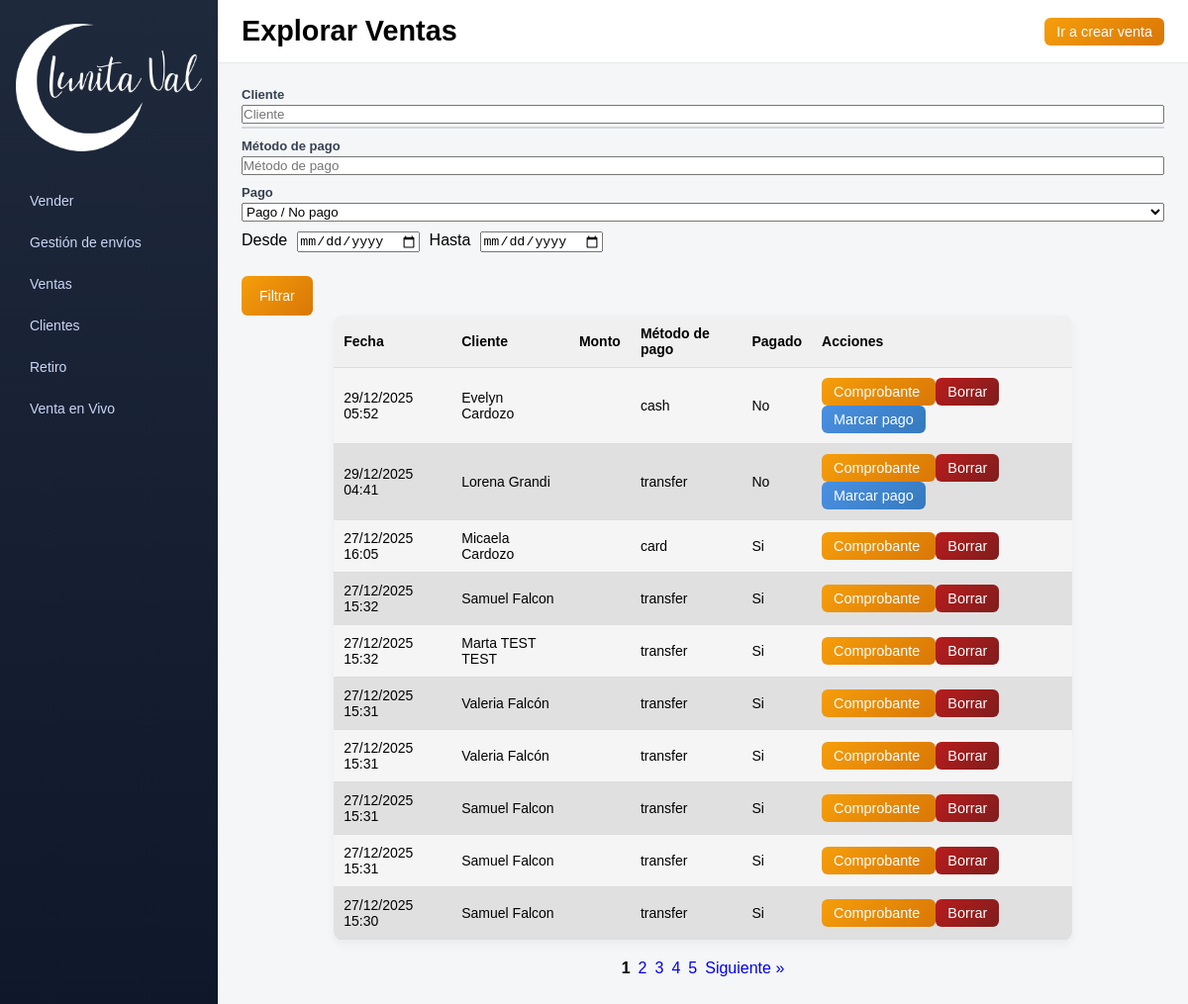
The app's page /sales/explore, older data.
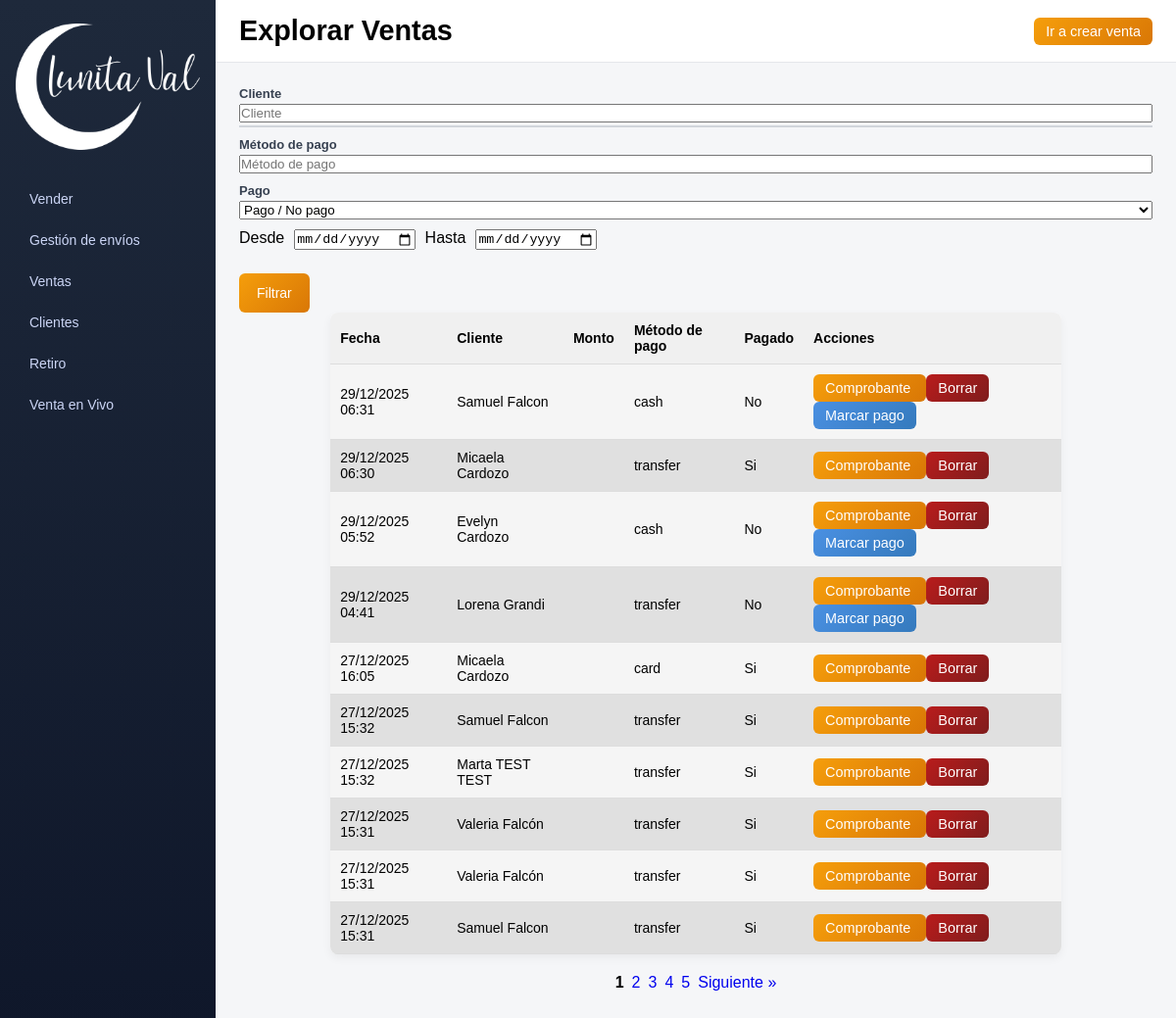
The same page, newer data.
### app/models/sale.py (models this page shows)
class Sale(db.Model):
    __tablename__ = "sales"
    id = db.Column(db.Integer, primary_key=True)
    customer_id = db.Column(db.Integer, db.ForeignKey("customers.id"), nullable=False)
    amount = db.Column(db.Numeric(10, 2), nullable=False)
    payment_method = db.Column(db.String(20), nullable=False)
    paid = db.Column(db.Boolean, default=False)
    notes = db.Column(db.Text)
    sale_date = db.Column(db.DateTime, default=datetime.utcnow)
    created_at = db.Column(db.DateTime, default=datetime.utcnow)
    has_shipping = db.Column(db.Boolean, default=False)
    shipping_date = db.Column(db.Date, nullable=True)
    sales_channel = db.Column(db.String(20), nullable=False)
    is_cash = db.Column(db.Boolean, default=False, nullable=False)
    has_change = db.Column(db.Boolean, default=False, nullable=False)
    customer = db.relationship("Customer", back_populates="sales")

### app/models/customer.py (models this page shows)
class Customer(db.Model):
    __tablename__ = "customers"
    id = db.Column(db.Integer, primary_key=True)
    first_name = db.Column(db.String(100), nullable=False)
    last_name = db.Column(db.String(100), nullable=False)
    address = db.Column(db.String(255), nullable=False)
    city = db.Column(db.String(100), nullable=False)
    phone = db.Column(db.String(50), nullable=False)
    description = db.Column(db.Text)
    created_at = db.Column(db.DateTime, default=datetime.utcnow)
    sales = db.relationship(
        "Sale",
        back_populates="customer",
        lazy=True,
        cascade="all, delete-orphan"
    )

### app/routes/sales.py (the view)
@sales_bp.get("/explore")
def explore_sales_page():
    filters = {
        "customer": request.args.get("customer", ""),
        "payment_method": request.args.get("payment_method", ""),
        "paid": request.args.get("paid", ""),
        "date_from": request.args.get("date_from", ""),
        "date_to": request.args.get("date_to", ""),
        "page": int(request.args.get("page", 1))
    }
    data = explore_sales(filters)  # llamamos al servicio
    return render_template(
        "explore_sales.html",
        sales=data["sales"],
        page=data["page"],
        per_page=data["per_page"],
        total_sales=data["total_sales"],
        total_pages=data["total_pages"],
        filters=filters
    )

### templates/explore_sales.html (shortened to what this page needs)
<!DOCTYPE html>
<html lang="es">
<head>
    <link rel="stylesheet" href="{{ url_for('static', filename='css/style.css') }}">
</head>
<body>
<div class="layout">
    <aside class="sidebar">
        <div class="logo">
            <a href="{{ url_for('index') }}" class="logo-link">
                <img src="{{ url_for('static', filename='images/logoinvert.png') }}"
                     alt="Logo Lunita Val"
                     class="logo">
            </a>
        </div>
        <nav class="menu">
            <a href="{{ url_for('index') }}" class="menu_btn">Vender</a>
            <a href="{{ url_for('sales.shipments_view') }}" class="menu_btn">Gestión de envíos</a>
            <a href="{{ url_for('explore_sales') }}" class="menu_btn">Ventas</a>
            <a href="{{ url_for('customers.manage_customers_view') }}" class="menu_btn">Clientes</a>
            <a href="{{ url_for('index') }}" class="menu_btn">Retiro</a>
            <a href="{{ url_for('index') }}" class="menu_btn">Venta en Vivo</a>
        </nav>
    </aside>
    <div class="main-content">
        <header class="header">
            <h1 class="view-title">Explorar Ventas</h1>
            <a href="{{ url_for('index') }}" class="btn">
                Ir a crear venta
            </a>
        </header>
        <main class="content">
            <div class="content-column">
                <section class="form-panel">
                    <form class="filters" method="get">
                        <div class="form-group autocomplete-wrapper">
                            <label>Cliente</label>
                            <input type="text"
                                   name="customer"
                                   id="customer-input"
                                   placeholder="Cliente"
                                   autocomplete="off"
                                   value="{{ filters.customer }}">
                            <div id="customer-suggestions" class="suggestions"></div>
                        </div>
                        <div class="form-group">
                            <label>Método de pago</label>
                            <input type="text"
                                   name="payment_method"
                                   placeholder="Método de pago"
                                   value="{{ filters.payment_method }}">
                        </div>
                        <div class="form-group">
                            <label>Pago</label>
                            <select name="paid">
                                <option value="">Pago / No pago</option>
                            </select>
                        </div>
                        <div class="form-options">
                            <label>Desde</label>
                            <input type="date" name="date_from" value="{{ filters.date_from }}">
                            <label>Hasta</label>
                            <input type="date" name="date_to" value="{{ filters.date_to }}">
                        </div>
                        <div class="form-actions">
                            <button type="submit" class="btn">Filtrar</button>
                        </div>
                    </form>
                </section>
                <div class="table-wrapper">
                    <table id="salesTable">
                        <thead>
                            <tr>
                                <th>Fecha</th>
                                <th>Cliente</th>
                                <th>Monto</th>
                                <th>Método de pago</th>
                                <th>Pagado</th>
                                <th>Acciones</th>
                            </tr>
                        </thead>
                        <tbody>
                        {% for s in sales %}
                            <tr>
                                <td>{{ s.created_at.strftime('%d/%m/%Y %H:%M') }}</td>
                                <td>{{ s.customer.first_name }} {{ s.customer.last_name }}</td>
                                <td class="amount" data-amount="{{ s.amount }}"></td>
                                <td>{{ s.payment_method }}</td>
                                <td class="paid-status">{{ "Si" if s.paid else "No" }}</td>
                                <td>
                                    <a href="{{ url_for('pdf.download_sale_label', sale_id=s.id) }}"
                                       target="_blank"
                                       class="btn">
                                        Comprobante
                                    </a>
                                    <button
                                        class="button button-delete"
                                        data-url="{{ url_for('sales.delete_existing_sale', id=s.id) }}">
                                        Borrar
                                    </button>
                                    {% if not s.paid %}
                                    <button
                                        class="btn-pay"
                                        data-sale="{{ s.id }}"
                                        data-url="{{ url_for('sales.mark_sale_paid_endpoint', sale_id=s.id) }}">
                                        Marcar pago
                                    </button>
                                    {% endif %}
                                </td>
                            </tr>
                        {% endfor %}
                        </tbody>
                    </table>
                </div>
                <div class="pagination">
                    {% for p in range(1, total_pages + 1) %}
                        {% if p == page %}
                            <strong>{{ p }}</strong>
                        {% else %}
                            <a href="{{ url_for('sales.explore_sales_page', page=p,
                                customer=filters.customer,
                                payment_method=filters.payment_method,
                                paid=filters.paid,
                                date_from=filters.date_from,
                                date_to=filters.date_to) }}">
                                {{ p }}
                            </a>
                        {% endif %}
                    {% endfor %}
                    {% if page < total_pages %}
                        <a href="{{ url_for('sales.explore_sales_page', page=page+1,
                            customer=filters.customer,
                            payment_method=filters.payment_method,
                            paid=filters.paid,
                            date_from=filters.date_from,
                            date_to=filters.date_to) }}">
                            Siguiente »
                        </a>
                    {% endif %}
                </div>
            </div>
        </main>
    </div>
</div>
</body>
</html>

### static/css/style.css (style rules this page uses)
* { margin: 0; padding: 0; box-sizing: border-box; }
html, body { height: 100%; font-family: Arial, sans-serif; }
.layout { display: flex; width: 100%; height: 100vh; }
a { text-decoration: none; }
.layout { display: flex; height: 100vh; width: 100vw; overflow: hidden; }
.sidebar { width: 15%; min-width: 220px; height: 100vh; background: linear-gradient(to bottom, #1e293b, #0f172a); color: #e5e7eb; padding: 24px 16px; display: flex; flex-direction: column; gap: 32px; }
.sidebar .logo { display: flex; justify-content: center; }
.sidebar .logo img { max-width: 200px; width: 100%; height: auto; }
.sidebar nav { display: flex; flex-direction: column; gap: 6px; }
.sidebar nav a { text-decoration: none; color: #cbd5f5; padding: 10px 14px; border-radius: 8px; font-size: 14px; display: flex; align-items: center; gap: 10px; transition: background 0.2s ease, color 0.2s ease; }
.main-content { width: 85%; display: flex; flex-direction: column; height: 100vh; background-color: #f5f6f8; }
.header { height: 64px; background-color: #ffffff; border-bottom: 1px solid #e5e7eb; display: flex; align-items: center; justify-content: space-between; padding: 0 24px; flex-shrink: 0; }
.view-title { font-size: 1.8rem; font-weight: bold; margin: 0; }
.content { flex: 1; overflow-y: auto; padding: 24px; }
.button, .btn, .btn-pay, .btnNewCustomer, .button-edit, .button-delete { padding: 6px 12px; border: none; border-radius: 6px; font-size: 0.9rem; cursor: pointer; color: white; transition: all 0.2s ease-in-out; }
.button-edit, .btn-pay, .btnNewCustomer { background: linear-gradient(135deg, #4A90E2, #357ABD); }
.button-delete { background: linear-gradient(135deg, #B91C1C, #7F1D1D); }
.button-download, .btn { background: linear-gradient(135deg, #F59E0B, #D97706); }
#salesTable, #customersTable { width: 80%; margin: 0 auto; border-collapse: collapse; background-color: #fff; border-radius: 8px; overflow: hidden; box-shadow: 0 4px 10px rgba(0,0,0,0.05); }
#salesTable th, #salesTable td, #customersTable th, #customersTable td { padding: 10px; border-bottom: 1px solid #ddd; text-align: left; font-size: 14px; }
#salesTable th, #customersTable th { background-color: #f0f0f0; font-weight: bold; }
#salesTable tbody tr:nth-child(odd), #customersTable tbody tr:nth-child(odd) { background-color: #f5f5f5; }
#salesTable tbody tr:nth-child(even), #customersTable tbody tr:nth-child(even) { background-color: #e0e0e0; }
button { cursor: pointer; }
.form-group { display: flex; flex-direction: column; gap: 3px; margin-bottom: 10px; }
.form-group label, .form-label { font-size: 13px; font-weight: 600; color: #374151; }
.form-options { display: flex; flex-wrap: wrap; gap: 10px; }
.suggestions { border: 1px solid #d1d5db; background: #ffffff; max-height: 150px; overflow-y: auto; }
.form-actions { margin-top: 24px; }
.form-actions button { padding: 12px 18px; color: #ffffff; border: none; font-size: 14px; cursor: pointer; }
.pagination { display: flex; justify-content: center; align-items: center; gap: 8px; margin: 20px 0; }

Row changes from the older to the newer data that the page shows:
no longer on this page (row unchanged): Sale: created_at "27/12/2025 15:31", customer.first_name "Samuel", customer.last_name "Falcon", amount 78000 (drawn), payment_method "transfer", paid "Si"
no longer on this page (row unchanged): Sale: created_at "27/12/2025 15:30", customer.first_name "Samuel", customer.last_name "Falcon", amount 15000 (drawn), payment_method "transfer", paid "Si"
added Sale: created_at "29/12/2025 06:31", customer.first_name "Samuel", customer.last_name "Falcon", amount 15000 (drawn), payment_method "cash", paid "No"
added Sale: created_at "29/12/2025 06:30", customer.first_name "Micaela", customer.last_name "Cardozo", amount 18990 (drawn), payment_method "transfer", paid "Si"
